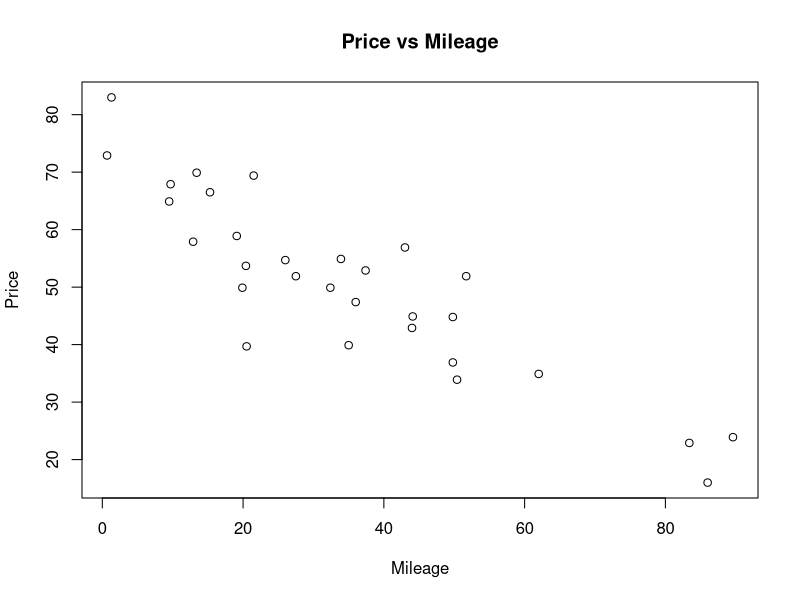
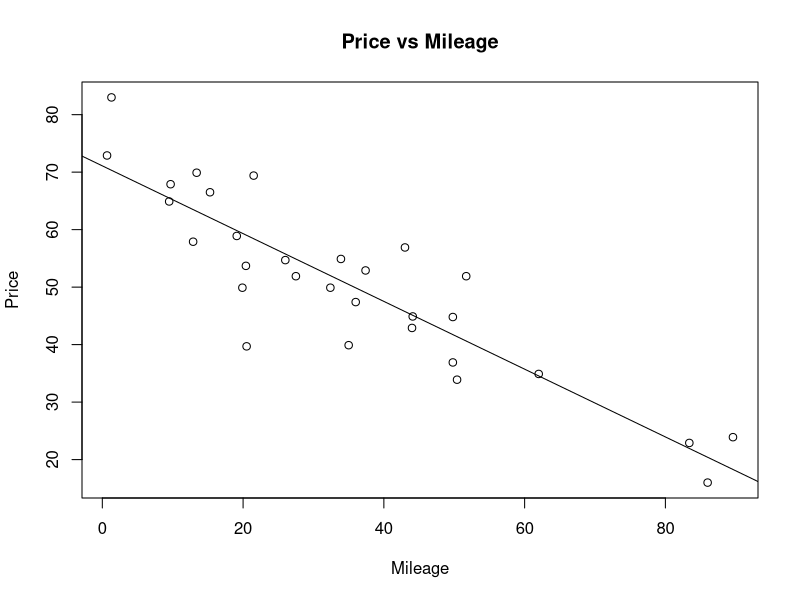
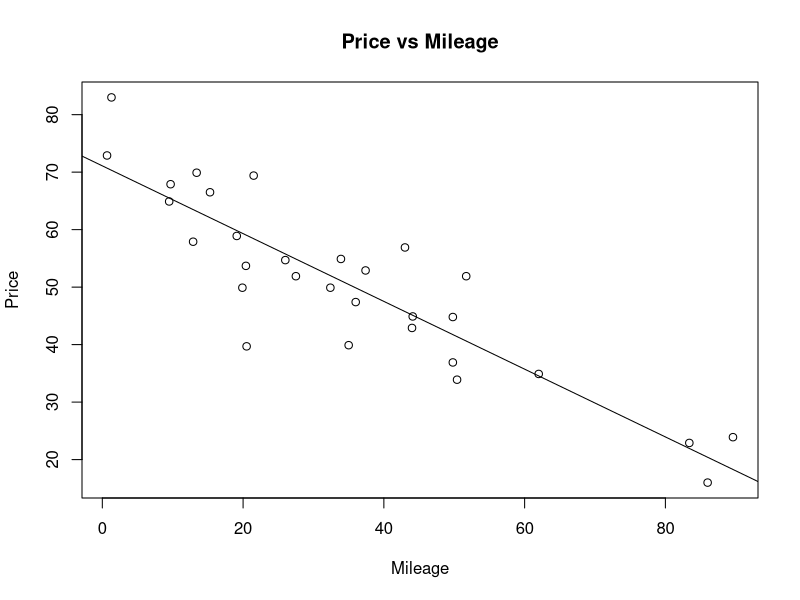
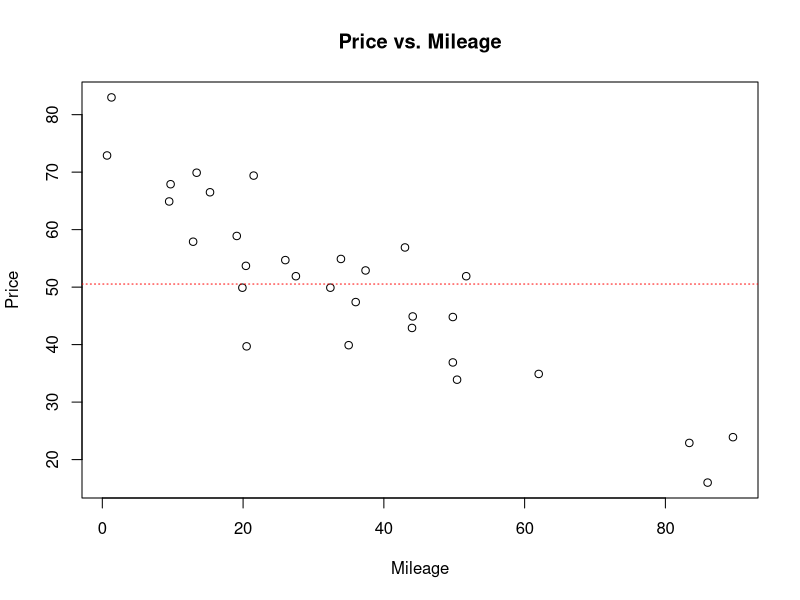

These charts were generated, in order, by the following R code:
## ---- chunk 1
porsche <- read.csv("../data/PorschePrice.csv", header = TRUE)
## ---- chunk 2
porsche
## ---- chunk 3
dim(porsche)
## ---- chunk 4
colnames(porsche)
## ---- chunk 5
head(porsche, n = 3)
## ---- chunk 6
attach(porsche)
## ---- chunk 7
plot(Mileage, Price, main = "Price vs Mileage", xlab = "Mileage", ylab = "Price")
## ---- chunk 8
porsche_lm <- lm(Price ~ Mileage)
## ---- chunk 9
length(porsche_lm)
names(porsche_lm)
## ---- chunk 10
porsche_lm
## ---- chunk 11
porsche_lm$coefficients
porsche_lm$coef
## ---- chunk 12
plot(Mileage, Price, main = "Price vs Mileage", xlab = "Mileage", ylab = "Price")
abline(porsche_lm, )
## ---- chunk 13
plot(Mileage, Price, main = "Price vs Mileage", xlab = "Mileage", ylab = "Price")
abline(71.0905, -.5894)
## ---- chunk 14
plot(Mileage, Price, main = "Price vs. Mileage", xlab = "Mileage", ylab = "Price")
abline(h = mean(Price), lty = 3, col = "red")
## ---- chunk 15
porsche_lm$residuals
cbind(Mileage, Price, porsche_lm$fitted.values, porsche_lm$residuals)
## ---- chunk 16
cbind(Mileage, Price, porsche_lm$fitted.values, porsche_lm$residuals)[1:5, ]
## ---- chunk 17
head(cbind(Mileage, Price, porsche_lm$fitted.values, porsche_lm$residuals))
## ---- chunk 18
porscheTable <- data.frame(Mileage, Price, fits = porsche_lm$fitted.values, resids = porsche_lm$residuals)
## ---- chunk 19
colnames(porscheTable)
## ---- chunk 20
names(porscheTable)[c(3, 4)] = c("fits", "resids")
## ---- chunk 21
str(porscheTable)
porscheTable
## ---- chunk 22
summary(porsche_lm)
